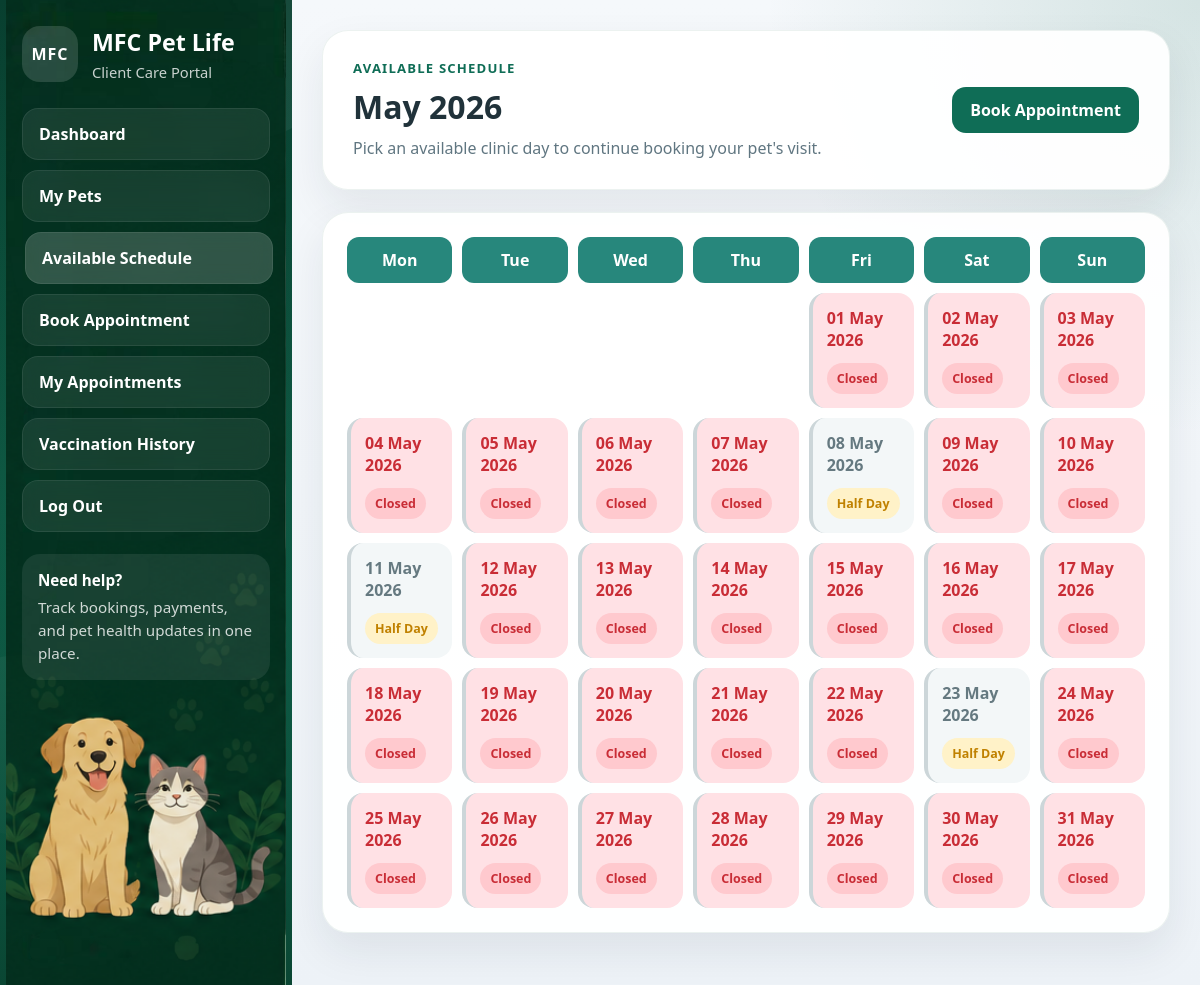
The page /vet-availability/ on the database as committed earlier.
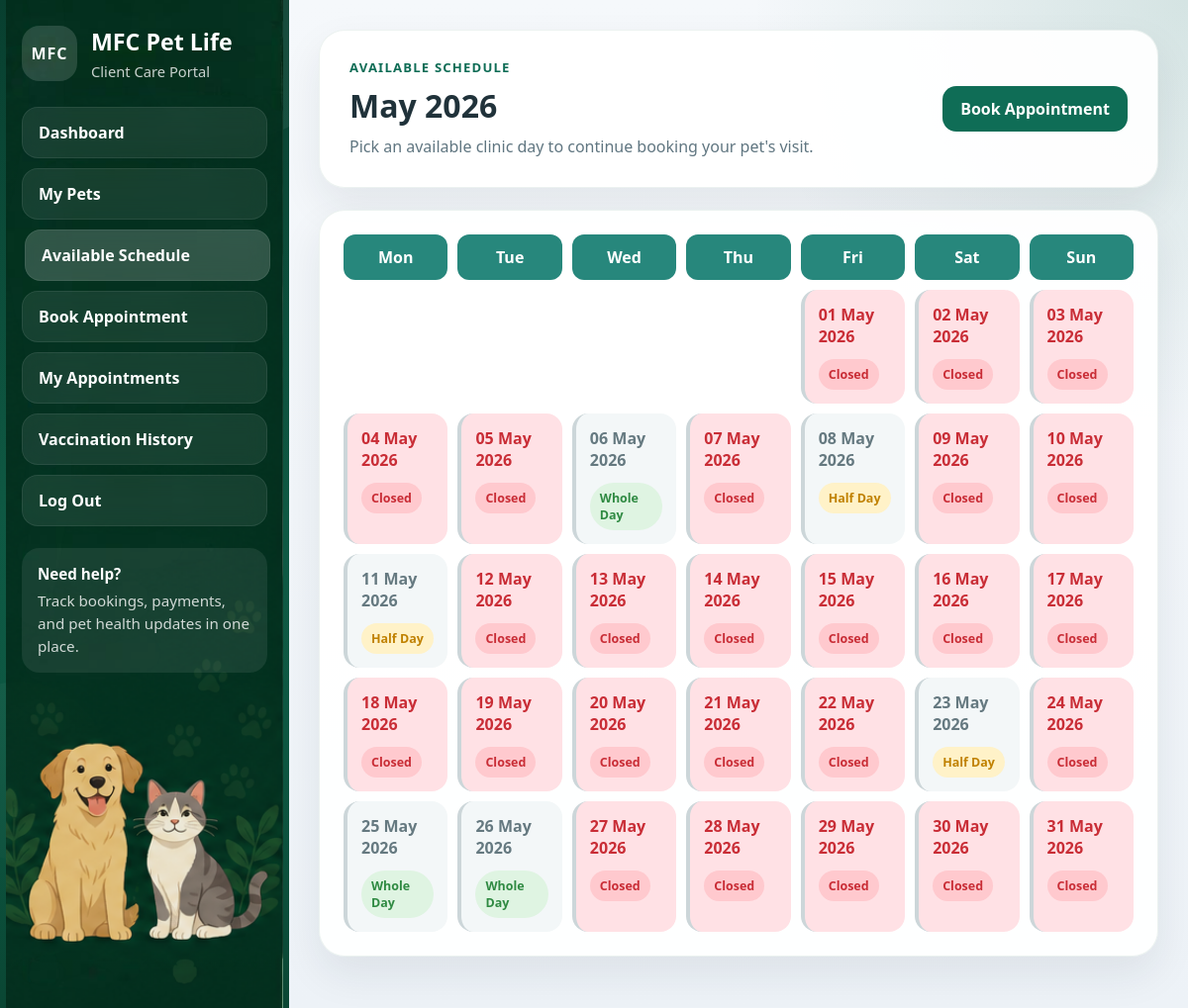
The same page on the database as committed later.
### main/models.py (models this page shows, shortened)
class WorkingDay(models.Model):
    date = models.DateField(unique=True)
    is_active = models.BooleanField(default=True)   # ✅ Make sure this exists
    morning_open = models.BooleanField(default=True)
    afternoon_open = models.BooleanField(default=True)

### main/views.py (the view)
# urls.py: path('vet-availability/', views.vet_availability, name='vet_availability'),
def vet_availability(request):
    today = timezone.localdate()
    year = today.year
    month = today.month
    first_day = date(year, month, 1)
    start_weekday = first_day.weekday()  # Mon = 0
    empty_days_start = range(start_weekday)
    num_days = monthrange(year, month)[1]
    month_days = []
    working_days = {
        item.date: item
        for item in WorkingDay.objects.filter(date__range=(first_day, date(year, month, num_days)))
    }
    for day_num in range(1, num_days + 1):
        day_date = date(year, month, day_num)
        working_day = working_days.get(day_date)
        status = get_working_day_status(day_date, working_day)
        available_times = build_available_times(day_date, working_day) if day_date >= today else []
        is_bookable = day_date >= today and status in ["whole", "half"] and bool(available_times)
        month_days.append({
            'date': day_date,
            'available_times': available_times,
            'status': status,
            'is_past': day_date < today,
            'is_bookable': is_bookable,
        })
    total_cells = start_weekday + num_days
    empty_days_end = range((7 - total_cells % 7) % 7)
    context = {
        'month_days': month_days,
        'current_month': today,
        'empty_days_start': empty_days_start,
        'empty_days_end': empty_days_end,
        'today': today,
    }
    return render(request, "clients/vet_availability.html", context)

### main/views.py (called while the page is built, shortened)
def get_working_day_status(day_date, working_day=None):
    if day_date.weekday() == 6:
        return "closed"
    if working_day is None:
        return "not_set"
    if not working_day.is_active:
        return "closed"
    if working_day.morning_open and working_day.afternoon_open:
        return "whole"
    if working_day.morning_open or working_day.afternoon_open:
        return "half"
    return "closed"

def build_available_times(day_date, working_day, interval_minutes=30):
    status = get_working_day_status(day_date, working_day)
    if status in ["closed", "not_set"]:
        return []

### main/templates/clients/vet_availability.html (shortened to what this page needs)
{% load static %}
<!DOCTYPE html>
<html lang="en">
<head>
    <link rel="stylesheet" href="{% static 'css/clients/client_shell.css' %}?v=client-shell-1">
</head>
<body>
    {% include 'clients/_sidebar.html' with active_page='schedule' %}
    <main class="client-shell">
        <section class="client-page-header">
            <div>
                <p class="eyebrow">Available Schedule</p>
                <h1>{{ current_month|date:"F Y" }}</h1>
                <p class="header-copy">Pick an available clinic day to continue booking your pet's visit.</p>
            </div>
            <a href="{% url 'book_appointment' %}" class="client-primary">Book Appointment</a>
        </section>
        <section class="client-panel">
            <div class="calendar-grid">
                <div class="day-header">Mon</div>
                <div class="day-header">Tue</div>
                <div class="day-header">Wed</div>
                <div class="day-header">Thu</div>
                <div class="day-header">Fri</div>
                <div class="day-header">Sat</div>
                <div class="day-header">Sun</div>
                {% for day_info in month_days %}
                    {% if day_info.is_bookable %}
                        <div class="day-card {% if day_info.date < today %}past-day{% endif %}"
                             onclick="window.location.href='{% url 'book_appointment' %}?date={{ day_info.date|date:'Y-m-d' }}'">
                    {% elif day_info.status == 'closed' %}
                        <div class="day-card non-working">
                    {% else %}
                        <div class="day-card unavailable">
                    {% endif %}
                            {{ day_info.date|date:"d M Y" }}
                            <span class="status-badge
                                {% if day_info.status == 'whole' %}whole
                                {% elif day_info.status == 'half' %}half
                                {% elif day_info.status == 'closed' %}closed
                                {% else %}not-set{% endif %}">
                                {% if day_info.status == 'whole' %}Whole Day
                                {% elif day_info.status == 'half' %}Half Day
                                {% elif day_info.status == 'closed' %}Closed
                                {% else %}Unavailable{% endif %}
                            </span>
                        </div>
                {% endfor %}
            </div>
        </section>
    </main>
</body>
</html>

Rows that differ between the two databases and show on the page:
changed WorkingDay "06 May 2026": text "Closed" → "Whole Day"
changed WorkingDay "25 May 2026": text "Closed" → "Whole Day"
changed WorkingDay "26 May 2026": text "Closed" → "Whole Day"
